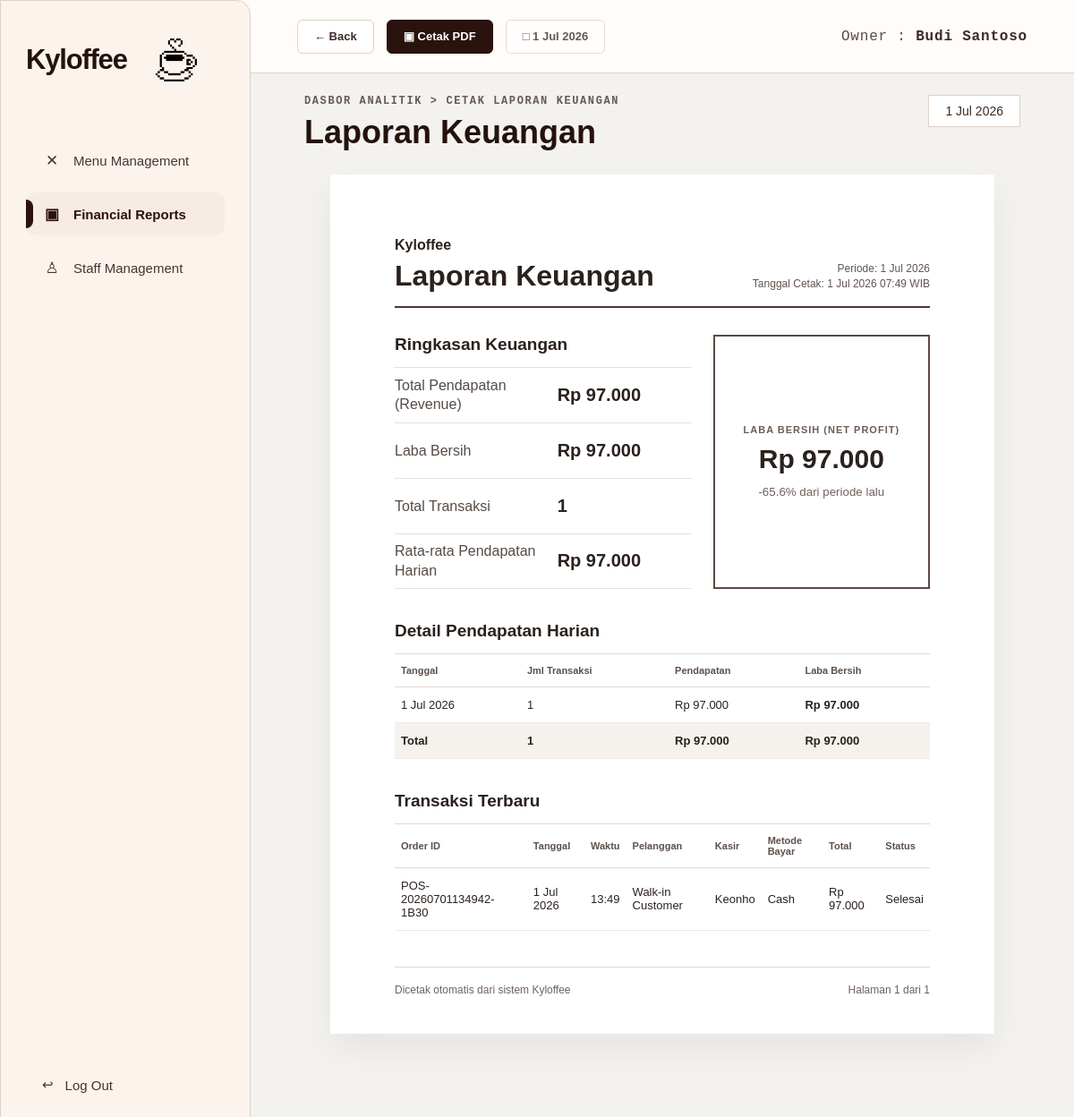
The page /owner/reports/print (signed in) on the database its author committed.
### tables this page shows
CREATE TABLE pos_transactions (
                id INTEGER PRIMARY KEY AUTOINCREMENT,
                order_code TEXT NOT NULL UNIQUE,
                transaction_date TEXT NOT NULL,
                transaction_time TEXT NOT NULL,
                customer_name TEXT DEFAULT 'Walk-in Customer',
                payment_method TEXT DEFAULT 'Tunai',
                subtotal_amount INTEGER NOT NULL DEFAULT 0,
                discount_amount INTEGER NOT NULL DEFAULT 0,
                tax_amount INTEGER NOT NULL DEFAULT 0,
                operational_cost INTEGER NOT NULL DEFAULT 0,
                total_amount INTEGER NOT NULL DEFAULT 0,
                item_count INTEGER NOT NULL DEFAULT 0,
                status TEXT NOT NULL DEFAULT 'Selesai',
                staff_id INTEGER,
                created_at TIMESTAMP DEFAULT CURRENT_TIMESTAMP
            );

CREATE TABLE users (
                id INTEGER PRIMARY KEY AUTOINCREMENT,
                full_name TEXT NOT NULL,
                email TEXT UNIQUE NOT NULL,
                password_hash TEXT NOT NULL,
                role TEXT NOT NULL,
                created_at TIMESTAMP DEFAULT CURRENT_TIMESTAMP
            , staff_phone TEXT, staff_position TEXT DEFAULT 'Staff', joined_date TEXT, staff_status TEXT DEFAULT 'Aktif', is_active INTEGER NOT NULL DEFAULT 1);

### app.py (the view)
@app.route("/owner/reports/print")
@owner_required
def owner_reports_print():
    return render_template(
        "owner_financial_report_print.html",
        owner_name=get_owner_name(),
        active_page="reports",
        report=build_financial_report(request.args),
    )

### app.py (called while the page is built, shortened)
def get_db():
    global REMOTE_DB_FAILED
    if "db" not in g:
        should_try_mysql = DB_USE_MYSQL and not (REMOTE_DB_FAILED and DB_FALLBACK_SQLITE)
        sqlite_conn = sqlite3.connect(DATABASE)
        sqlite_conn.row_factory = sqlite3.Row
        g.db = DatabaseConnection(sqlite_conn, is_mysql=False)
    return g.db

def execute_script_commit(script):
    db = get_db()
    try:
        db.executescript(script)
        db.commit()
        app.logger.debug("DB script commit successful.")
    except Exception:
        db.rollback()
        app.logger.exception("DB schema change failed and rollback executed.")
        raise

def fetch_all_dict(cursor):
    rows = cursor.fetchall()
    if not rows:
        return []
    if isinstance(rows[0], dict):
        return rows
    columns = [col[0] for col in cursor.description]
    return [dict(zip(columns, row)) for row in rows]

def row_to_dict(row):
    if row is None:
        return {}
    if isinstance(row, dict):
        return row
    return dict(row)

def get_owner_name():
    return (
        session.get("full_name")
        or session.get("name")
        or session.get("username")
        or "Owner"
    )

def owner_required(view_func):
    @wraps(view_func)
    def wrapped_view(**kwargs):
        if not session.get("user_id"):
            flash("Silakan login terlebih dahulu.", "error")
            return redirect(url_for("login"))
        if session.get("role") != "owner":
            return redirect_for_role()
        return view_func(**kwargs)
    return wrapped_view

def format_report_datetime(value):
    return f"{format_short_date(value.date())} {value:%H:%M} WIB"

def format_currency(amount):
    return f"Rp {int(amount or 0):,}".replace(",", ".")

def format_short_date(value):
    month_names = ["Jan", "Feb", "Mar", "Apr", "Mei", "Jun", "Jul", "Agu", "Sep", "Okt", "Nov", "Des"]
    return f"{value.day} {month_names[value.month - 1]} {value.year}"

def format_month_name(value):
    month_names = [
        "Januari",
        "Februari",
        "Maret",
        "April",
        "Mei",
        "Juni",
        "Juli",
        "Agustus",
        "September",
        "Oktober",
        "November",
        "Desember",
    ]
    return f"{month_names[value.month - 1]} {value.year}"

def format_report_period(start_date, end_date):
    if start_date == end_date:
        return format_short_date(start_date)

    def adapt_sql(self, sql):
        if self.is_mysql:
            return sql.replace("?", "%s")
        return sql

### templates/owner_financial_report_print.html (shortened to what this page needs)
<!DOCTYPE html>
<html lang="id">
<head>
    <link rel="stylesheet" href="{{ url_for('static', filename='css/owner_shell.css') }}">
    <link rel="stylesheet" href="{{ url_for('static', filename='css/owner_menu.css') }}">
</head>
<body>
    <div class="owner-page owner-page--report-print">
        {% include 'partials/owner_sidebar.html' %}
        <main class="owner-main">
            <header class="owner-topbar owner-topbar--spread no-print">
                <div class="topbar-actions">
                    <a
                        href="{{ url_for('owner_reports', date_from=report.date_from, date_to=report.date_to) }}"
                        class="topbar-button topbar-button--light"
                    >
                        &larr; Back
                    </a>
                    <button type="button" onclick="window.print()" class="topbar-button topbar-button--dark">&#9635; Cetak PDF</button>
                    <button type="button" class="topbar-button topbar-button--light" disabled>&#9633; {{ report.calendar_label }}</button>
                </div>
                <div class="owner-identity">Owner : <strong>{{ owner_name }}</strong></div>
            </header>
            <section class="owner-content report-content">
                <div class="report-heading-row no-print">
                    <div>
                        <p class="breadcrumb">DASBOR ANALITIK &gt; CETAK LAPORAN KEUANGAN</p>
                        <h1>Laporan Keuangan</h1>
                    </div>
                    <span class="period-pill">{{ report.period }}</span>
                </div>
                <article class="financial-sheet">
                    <header class="financial-sheet__header">
                        <div>
                            <strong>Kyloffee</strong>
                            <h2>Laporan Keuangan</h2>
                        </div>
                        <div class="financial-sheet__meta">
                            <span>Periode: {{ report.period }}</span>
                            <span>Tanggal Cetak: {{ report.printed_at }}</span>
                        </div>
                    </header>
                    <section class="financial-summary">
                        <div class="summary-list">
                            <h3>Ringkasan Keuangan</h3>
                            {% for item in report.print_summary %}
                                <div class="summary-row summary-row--{{ item.tone }}">
                                    <span>{{ item.label }}</span>
                                    <strong>{{ item.value }}</strong>
                                </div>
                            {% endfor %}
                        </div>
                        <aside class="net-profit-box">
                            <span>LABA BERSIH (NET PROFIT)</span>
                            <strong>{{ report.net_profit }}</strong>
                            <small>{{ report.net_profit_trend }}</small>
                        </aside>
                    </section>
                    <section class="sheet-section">
                        <h3>Detail Pendapatan Harian</h3>
                        <div class="sheet-table-wrap">
                            <table class="sheet-table">
                                <thead>
                                    <tr>
                                        <th>Tanggal</th>
                                        <th>Jml Transaksi</th>
                                        <th>Pendapatan</th>
                                        <th>Laba Bersih</th>
                                    </tr>
                                </thead>
                                <tbody>
                                    {% if report.daily_details %}
                                        {% for item in report.daily_details %}
                                            <tr>
                                                <td>{{ item.date }}</td>
                                                <td>{{ item.transactions }}</td>
                                                <td>{{ item.income }}</td>
                                                <td><strong>{{ item.profit }}</strong></td>
                                            </tr>
                                        {% endfor %}
                                        <tr class="sheet-total-row">
                                            <td>Total</td>
                                            <td>{{ report.daily_totals.transactions }}</td>
                                            <td>{{ report.daily_totals.income }}</td>
                                            <td>{{ report.daily_totals.profit }}</td>
                                        </tr>
                                    {% else %}
                                        <tr>
                                            <td colspan="4" class="sheet-empty">Belum ada pendapatan harian.</td>
                                        </tr>
                                    {% endif %}
                                </tbody>
                            </table>
                        </div>
                    </section>
                    <section class="sheet-section">
                        <h3>Transaksi Terbaru</h3>
                        <div class="sheet-table-wrap">
                            <table class="sheet-table">
                                <thead>
                                    <tr>
                                        <th>Order ID</th>
                                        <th>Tanggal</th>
                                        <th>Waktu</th>
                                        <th>Pelanggan</th>
                                        <th>Kasir</th>
                                        <th>Metode Bayar</th>
                                        <th>Total</th>
                                        <th>Status</th>
                                    </tr>
                                </thead>
                                <tbody>
                                    {% if report.print_transactions %}
                                        {% for trx in report.print_transactions %}
                                            <tr>
                                                <td>{{ trx.id }}</td>
                                                <td>{{ trx.date }}</td>
                                                <td>{{ trx.time }}</td>
                                                <td>{{ trx.customer }}</td>
                                                <td>{{ trx.staff }}</td>
                                                <td>{{ trx.method }}</td>
                                                <td>{{ trx.total }}</td>
                                                <td>{{ trx.status }}</td>
                                            </tr>
                                        {% endfor %}
                                    {% else %}
                                        <tr>
                                            <td colspan="8" class="sheet-empty">Belum ada transaksi.</td>
                                        </tr>
                                    {% endif %}
                                </tbody>
                            </table>
                        </div>
                    </section>
                    <footer class="financial-sheet__footer">
                        <span>Dicetak otomatis dari sistem Kyloffee</span>
                        <span>Halaman 1 dari 1</span>
                    </footer>
                </article>
            </section>
        </main>
    </div>
</body>
</html>

### templates/partials/owner_sidebar.html
<aside class="owner-sidebar">
    <a href="{{ url_for('owner_menu') }}" class="brand" aria-label="Kyloffee Owner Home">
        <span class="brand-name">Kyloffee</span>
        <img src="{{ url_for('static', filename='assets/logo-coffee.png') }}" alt="" class="brand-logo-mark">
    </a>
    <nav class="owner-nav" aria-label="Owner navigation">
        <a href="{{ url_for('owner_menu') }}" class="owner-nav__link {% if active_page == 'menu' %}active{% endif %}">
            <span class="owner-nav__icon" aria-hidden="true">&#10005;</span>
            <span>Menu Management</span>
        </a>
        <a href="{{ url_for('owner_reports') }}" class="owner-nav__link {% if active_page == 'reports' %}active{% endif %}">
            <span class="owner-nav__icon" aria-hidden="true">&#9635;</span>
            <span>Financial Reports</span>
        </a>
        <a href="{{ url_for('owner_users') }}" class="owner-nav__link {% if active_page == 'staff' %}active{% endif %}">
            <span class="owner-nav__icon" aria-hidden="true">&#9817;</span>
            <span>Staff Management</span>
        </a>
    </nav>
    <a href="{{ url_for('logout') }}" class="owner-logout">
        <span aria-hidden="true">&#8617;</span>
        <span>Log Out</span>
    </a>
</aside>

### static/css/owner_shell.css (style rules this page uses)
:root { --kyloffee-brown: #2a130d; --kyloffee-brown-2: #3a2118; --kyloffee-cream: #fbf3ec; --kyloffee-soft: #faf8f5; --kyloffee-line: #ded1c8; --kyloffee-muted: #6f625c; --kyloffee-text: #24120c; --kyloffee-white: #ffffff; --kyloffee-danger: #b83a2f; --kyloffee-success: #2f7d4f; --sidebar-width: 280px; --topbar-height: 82px; }
* { box-sizing: border-box; }
html, body { min-height: 100%; }
body { margin: 0; background: #fbfaf8; color: var(--kyloffee-text); font-family: Arial, Helvetica, sans-serif; }
a { color: inherit; }
.owner-page { min-height: 100vh; display: flex; }
.owner-sidebar { position: fixed; inset: 0 auto 0 0; z-index: 20; width: var(--sidebar-width); min-height: 100vh; background: var(--kyloffee-cream); border: 1px solid var(--kyloffee-line); border-top-right-radius: 16px; border-bottom-right-radius: 16px; padding: 42px 28px 34px; display: flex; flex-direction: column; }
.brand { display: flex; align-items: center; justify-content: flex-start; gap: 21px; text-decoration: none; color: var(--kyloffee-text); margin-bottom: 64px; }
.brand-name { font-size: 31px; font-weight: 900; letter-spacing: -1.2px; }
.brand-logo-mark { width: 68px; height: 48px; object-fit: contain; filter: brightness(0) saturate(100%) sepia(28%) saturate(1147%) hue-rotate(333deg) brightness(51%) contrast(102%); }
.owner-nav { display: flex; flex-direction: column; gap: 12px; }
.owner-nav__link, .owner-logout { min-height: 48px; display: flex; align-items: center; gap: 13px; text-decoration: none; color: #443631; border-radius: 11px; padding: 0 18px; font-size: 15px; transition: background 180ms ease, color 180ms ease; }
.owner-nav__link.active { position: relative; background: #f7ece5; color: var(--kyloffee-brown); font-weight: 700; }
.owner-nav__link.active::before { content: ""; position: absolute; left: 0; top: 8px; bottom: 8px; width: 8px; border-radius: 0 8px 8px 0; background: var(--kyloffee-brown); }
.owner-nav__icon { width: 22px; text-align: center; font-size: 17px; line-height: 1; }
.owner-logout { margin-top: auto; }
.owner-main { width: 100%; min-height: 100vh; margin-left: var(--sidebar-width); }
.owner-topbar { height: var(--topbar-height); display: flex; align-items: center; justify-content: flex-end; padding: 0 52px; background: rgba(255, 252, 249, 0.94); border-bottom: 1px solid var(--kyloffee-line); }
.owner-topbar--spread { justify-content: space-between; gap: 20px; }
.topbar-actions { display: flex; align-items: center; gap: 14px; }
.topbar-button { min-height: 38px; display: inline-flex; align-items: center; justify-content: center; gap: 9px; border-radius: 6px; border: 1px solid #ded1c8; padding: 0 18px; font: inherit; font-size: 13px; font-weight: 800; text-decoration: none; cursor: pointer; }
.topbar-button--dark { border-color: var(--kyloffee-brown); background: var(--kyloffee-brown); color: #fff; }
.topbar-button--light { background: #fff; color: #3b2b25; }
.topbar-button:disabled { cursor: not-allowed; opacity: 0.78; }
.owner-identity { font-family: "Courier New", monospace; font-size: 16px; letter-spacing: 0.8px; color: #5b4b45; white-space: nowrap; }
.owner-identity strong { color: #3b2b25; font-weight: 700; }
.owner-content { padding: 24px clamp(28px, 5vw, 72px) 64px; }
.breadcrumb { margin: 0 0 9px; font-family: "Courier New", monospace; font-size: 12px; font-weight: 700; letter-spacing: 1.6px; color: #665a54; }

### rows shown on the page
pos_transactions: id "POS-20260701134942-1B30", date "1 Jul 2026", time "13:49", customer "Walk-in Customer", staff "Keonho", method "Cash", total "Rp 97.000", status "Selesai"

### other values the page prints
{{ report.calendar_label }} "1 Jul 2026"
{{ owner_name }} "Budi Santoso"
{{ report.period }} "1 Jul 2026"
{{ report.printed_at }} "1 Jul 2026 07:49 WIB"
{{ item.label }} "Total Pendapatan (Revenue)" "Laba Bersih" "Total Transaksi" "Rata-rata Pendapatan Harian"
{{ item.value }} "Rp 97.000" "Rp 97.000" "1" "Rp 97.000"
{{ report.net_profit }} "Rp 97.000"
{{ report.net_profit_trend }} "-65.6% dari periode lalu"
{{ item.date }} "1 Jul 2026"
{{ item.transactions }} "1"
{{ item.income }} "Rp 97.000"
{{ item.profit }} "Rp 97.000"
{{ report.daily_totals.transactions }} "1"
{{ report.daily_totals.income }} "Rp 97.000"
{{ report.daily_totals.profit }} "Rp 97.000"
